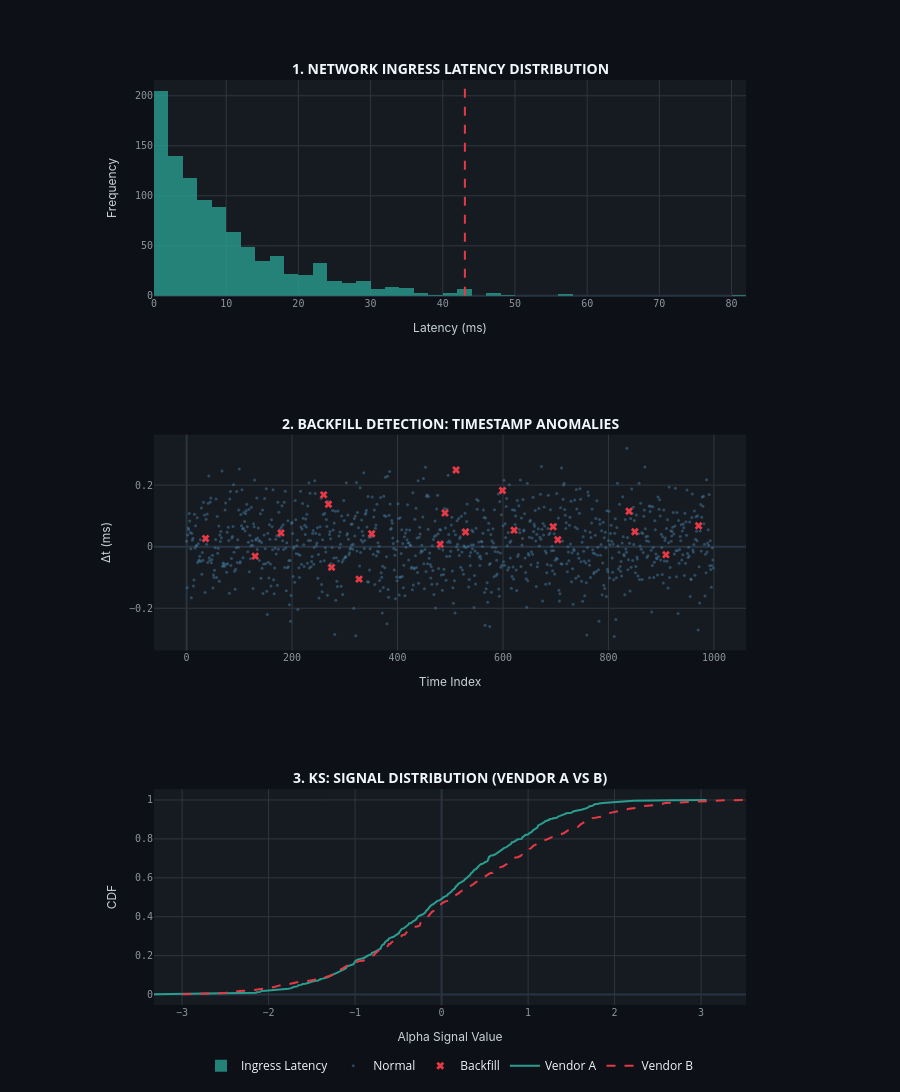

Notebook code for this chart:
### Markdown cell above
## Plot 3: Rolling Signal Correlation During Migration Window

During a live migration, both legacy and migrated systems run in **shadow mode** — processing identical market data in parallel. The rolling Pearson correlation between their output signals must remain above a threshold (typically $r > 0.9999$) before the migrated system is promoted to primary.

A dip in correlation flags divergence caused by compiler optimization differences, library version mismatches, or subtle floating-point accumulation errors that only manifest under specific market conditions.

### Code cell
# from plotly import subplots as sp

# # Rolling correlation between legacy and each migrated scenario
# window = 60
# fig3 = sp.make_subplots(rows=1, cols=2,
#     subplot_titles=['Rolling 60-Day Signal Correlation','Signal Deviation Heatmap (by Quartile)'])

# for (name, migrated), col in zip(scenarios.items(), colors):
#     corr_roll = [np.corrcoef(alpha_legacy[i-window:i], migrated[i-window:i])[0,1]
#                  for i in range(window, len(alpha_legacy))]
#     fig3.add_trace(go.Scatter(x=dates[window:], y=corr_roll, name=name,
#         line=dict(color=col, width=1.8)), row=1,col=1)

# fig3.add_hline(y=0.9999, line_dash='dash', line_color='white',
#     annotation_text='Promotion threshold', row=1,col=1)

# # Heatmap: deviation across 4 assets and time
# dev_matrix = np.zeros((4, 50))
# chunk = len(spy_prices)//50
# for asset_i, ticker in enumerate(['SPY','QQQ','TLT','GLD']):
#     px = prices[ticker].values
#     alp_leg = exp_decay_alpha(px)
#     alp_mig = alp_leg + np.random.normal(0, 1e-12 * (asset_i+1), len(px))
#     for j in range(50):
#         dev_matrix[asset_i, j] = np.max(np.abs(alp_leg[j*chunk:(j+1)*chunk] -
#                                                  alp_mig[j*chunk:(j+1)*chunk]))

# fig3.add_trace(go.Heatmap(z=np.log10(dev_matrix + 1e-20),
#     x=list(range(50)), y=['SPY','QQQ','TLT','GLD'],
#     colorscale='RdYlGn_r', colorbar=dict(x=1.01, title='log10(dev)'),
#     name='Deviation heatmap'), row=1,col=2)

# fig3.update_layout(height=400,
#     title_text='Shadow-Mode Parallel Running: Signal Correlation & Deviation Monitoring',
#     template='plotly_dark')
# fig3.update_yaxes(title_text='Correlation', row=1,col=1)
# fig3.show()

import numpy as np
import plotly.graph_objects as go
from plotly.subplots import make_subplots

# =============================================================================
# ── DATA GENERATION (PRODUCTION SIMULATION) ──────────────────────────────────
# =============================================================================
np.random.seed(42)
T = 1000
latency_ms = np.random.exponential(scale=10.0, size=T)
t_system = np.linspace(0, T, T) * 1e6 + np.random.normal(0, 1e5, T)
t_event = np.linspace(0, T, T) * 1e6
backfill_idx = np.random.choice(T, size=20, replace=False)
signal_sys = np.random.normal(0, 1, 500)
signal_dirty = np.random.normal(0.2, 1.2, 500)

# =============================================================================
# ── CANVAS ARCHITECTURE: RIGID VERTICAL POLICY ───────────────────────────────
# =============================================================================
fig = make_subplots(
    rows=3, cols=1,
    row_heights=[0.33, 0.33, 0.33],
    vertical_spacing=0.15,
    subplot_titles=(
        "<b>1. NETWORK INGRESS LATENCY DISTRIBUTION</b>",
        "<b>2. BACKFILL DETECTION: TIMESTAMP ANOMALIES</b>",
        "<b>3. KS: SIGNAL DISTRIBUTION (VENDOR A VS B)</b>"
    )
)

# Shared styling
axis_config = dict(
    title_font=dict(size=12, color='#c9d1d9', family='Inter, sans-serif'),
    tickfont=dict(size=10, color='#8b949e', family='JetBrains Mono, monospace'),
    gridcolor='#30363d'
)

# --- ROW 1: HISTOGRAM ---
fig.add_trace(go.Histogram(
    x=latency_ms, nbinsx=50, marker_color='#2a9d8f', opacity=0.8,
    name='Ingress Latency'
), row=1, col=1)
fig.add_vline(x=np.percentile(latency_ms, 99), line_dash='dash', line_color='#e63946', row=1, col=1)

# --- ROW 2: SCATTER (Backfill) ---
normal_mask = np.ones(T, dtype=bool)
normal_mask[backfill_idx] = False
fig.add_trace(go.Scatter(
    x=np.arange(T)[normal_mask], y=(t_system - t_event)[normal_mask] / 1e6,
    mode='markers', marker=dict(size=3, color='#457b9d', opacity=0.5), name='Normal'
), row=2, col=1)
fig.add_trace(go.Scatter(
    x=backfill_idx, y=(t_system[backfill_idx] - t_event[backfill_idx]) / 1e6,
    mode='markers', marker=dict(size=7, color='#e63946', symbol='x'), name='Backfill'
), row=2, col=1)

# --- ROW 3: CDF ---
s_a = np.sort(signal_sys); c_a = np.arange(1, len(s_a) + 1) / len(s_a)
s_b = np.sort(signal_dirty); c_b = np.arange(1, len(s_b) + 1) / len(s_b)
fig.add_trace(go.Scatter(x=s_a, y=c_a, line=dict(color='#2a9d8f', width=2), name='Vendor A'), row=3, col=1)
fig.add_trace(go.Scatter(x=s_b, y=c_b, line=dict(color='#e63946', width=2, dash='dash'), name='Vendor B'), row=3, col=1)

# =============================================================================
# ── FINAL PRODUCTION LOCKDOWN ────────────────────────────────────────────────
# =============================================================================
fig.update_layout(
    height=1200,
    template='plotly_dark',
    paper_bgcolor='#0d1117',
    plot_bgcolor='#161b22',
    margin=dict(t=80, b=80, l=80, r=80),
    showlegend=True,
    legend=dict(orientation='h', yanchor='top', y=-0.05, xanchor='center', x=0.5)
)

# Apply rigid axis domain mapping to isolate each row
fig.update_xaxes(title_text="Latency (ms)", row=1, col=1, domain=[0.1, 0.9], **axis_config)
fig.update_yaxes(title_text="Frequency", row=1, col=1, **axis_config)

fig.update_xaxes(title_text="Time Index", row=2, col=1, domain=[0.1, 0.9], **axis_config)
fig.update_yaxes(title_text="Δt (ms)", row=2, col=1, **axis_config)

fig.update_xaxes(title_text="Alpha Signal Value", row=3, col=1, domain=[0.1, 0.9], **axis_config)
fig.update_yaxes(title_text="CDF", row=3, col=1, **axis_config)

fig.update_annotations(font=dict(size=14, color='#f0f6fc'))

fig.show()

### Figure 1 — Plotly figure (JSON) as saved in the notebook; plotly's stock layout.template omitted (floating-point values rounded to 4 significant figures; data arrays with more than 128 entries replaced by an {"elided": "..."} marker saying what was removed)
{"data": [{"marker": {"color": "#2a9d8f"}, "name": "Ingress Latency", "nbinsx": 50, "opacity": 0.8, "type": "histogram", "x": {"elided": "1000 float values"}, "xaxis": "x", "yaxis": "y"}, {"marker": {"color": "#457b9d", "opacity": 0.5, "size": 3}, "mode": "markers", "name": "Normal", "type": "scatter", "x": {"elided": "980 int values"}, "xaxis": "x2", "y": {"elided": "980 float values"}, "yaxis": "y2"}, {"marker": {"color": "#e63946", "size": 7, "symbol": "x"}, "mode": "markers", "name": "Backfill", "type": "scatter", "x": [130, 839, 599, 511, 490, 529, 351, 36, 695, 704, 909, 971, 327, 275, 850, 621, 269, 179, 481, 260], "xaxis": "x2", "y": [-0.03078, 0.1148, 0.1826, 0.2493, 0.1091, 0.04747, 0.04219, 0.02671, 0.06483, 0.02247, -0.02589, 0.06779, -0.1053, -0.06716, 0.04847, 0.05367, 0.138, 0.04477, 0.007601, 0.1684], "yaxis": "y2"}, {"line": {"color": "#2a9d8f", "width": 2}, "name": "Vendor A", "type": "scatter", "x": {"elided": "500 float values"}, "xaxis": "x3", "y": {"elided": "500 float values"}, "yaxis": "y3"}, {"line": {"color": "#e63946", "dash": "dash", "width": 2}, "name": "Vendor B", "type": "scatter", "x": {"elided": "500 float values"}, "xaxis": "x3", "y": {"elided": "500 float values"}, "yaxis": "y3"}], "layout": {"annotations": [{"font": {"color": "#f0f6fc", "size": 14}, "showarrow": false, "text": "<b>1. NETWORK INGRESS LATENCY DISTRIBUTION</b>", "x": 0.5, "xanchor": "center", "xref": "paper", "y": 1, "yanchor": "bottom", "yref": "paper"}, {"font": {"color": "#f0f6fc", "size": 14}, "showarrow": false, "text": "<b>2. BACKFILL DETECTION: TIMESTAMP ANOMALIES</b>", "x": 0.5, "xanchor": "center", "xref": "paper", "y": 0.6167, "yanchor": "bottom", "yref": "paper"}, {"font": {"color": "#f0f6fc", "size": 14}, "showarrow": false, "text": "<b>3. KS: SIGNAL DISTRIBUTION (VENDOR A VS B)</b>", "x": 0.5, "xanchor": "center", "xref": "paper", "y": 0.2333, "yanchor": "bottom", "yref": "paper"}], "height": 1200, "legend": {"orientation": "h", "x": 0.5, "xanchor": "center", "y": -0.05, "yanchor": "top"}, "margin": {"b": 80, "l": 80, "r": 80, "t": 80}, "paper_bgcolor": "#0d1117", "plot_bgcolor": "#161b22", "shapes": [{"line": {"color": "#e63946", "dash": "dash"}, "type": "line", "x0": 43.06, "x1": 43.06, "xref": "x", "y0": 0, "y1": 1, "yref": "y domain"}], "showlegend": true, "xaxis": {"anchor": "y", "domain": [0.1, 0.9], "gridcolor": "#30363d", "tickfont": {"color": "#8b949e", "family": "JetBrains Mono, monospace", "size": 10}, "title": {"font": {"color": "#c9d1d9", "family": "Inter, sans-serif", "size": 12}, "text": "Latency (ms)"}}, "xaxis2": {"anchor": "y2", "domain": [0.1, 0.9], "gridcolor": "#30363d", "tickfont": {"color": "#8b949e", "family": "JetBrains Mono, monospace", "size": 10}, "title": {"font": {"color": "#c9d1d9", "family": "Inter, sans-serif", "size": 12}, "text": "Time Index"}}, "xaxis3": {"anchor": "y3", "domain": [0.1, 0.9], "gridcolor": "#30363d", "tickfont": {"color": "#8b949e", "family": "JetBrains Mono, monospace", "size": 10}, "title": {"font": {"color": "#c9d1d9", "family": "Inter, sans-serif", "size": 12}, "text": "Alpha Signal Value"}}, "yaxis": {"anchor": "x", "domain": [0.7667, 1], "gridcolor": "#30363d", "tickfont": {"color": "#8b949e", "family": "JetBrains Mono, monospace", "size": 10}, "title": {"font": {"color": "#c9d1d9", "family": "Inter, sans-serif", "size": 12}, "text": "Frequency"}}, "yaxis2": {"anchor": "x2", "domain": [0.3833, 0.6167], "gridcolor": "#30363d", "tickfont": {"color": "#8b949e", "family": "JetBrains Mono, monospace", "size": 10}, "title": {"font": {"color": "#c9d1d9", "family": "Inter, sans-serif", "size": 12}, "text": "Δt (ms)"}}, "yaxis3": {"anchor": "x3", "domain": [0, 0.2333], "gridcolor": "#30363d", "tickfont": {"color": "#8b949e", "family": "JetBrains Mono, monospace", "size": 10}, "title": {"font": {"color": "#c9d1d9", "family": "Inter, sans-serif", "size": 12}, "text": "CDF"}}}}
